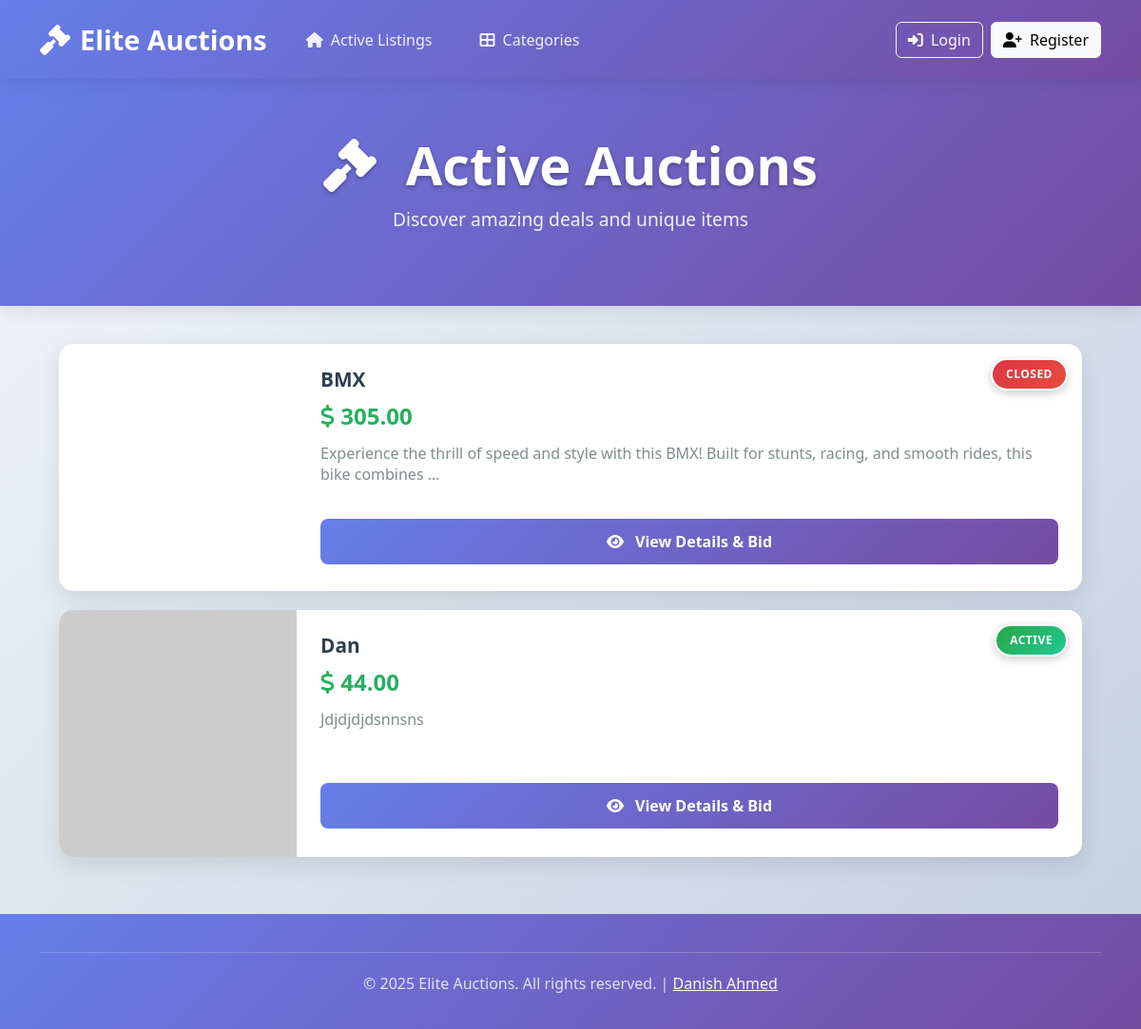
The page / on the database its author committed.
### auctions/models.py (models this page shows, shortened)
class Listing(models.Model):
    title=models.CharField(max_length=64)
    desc=models.TextField()
    url=models.URLField(blank=True)
    is_active = models.BooleanField(default=True)
    owner = models.ForeignKey("User", on_delete=models.CASCADE)
    winner = models.ForeignKey(User, on_delete=models.SET_NULL, null=True, blank=True, related_name="won_listings")
    category=models.CharField(max_length=64,blank=True,choices=[
        ("Fashion", "Fashion"),
        ("Toys", "Toys"),
        ("Electronics", "Electronics"),
        ("Home", "Home"),
        ]
    )

class Bid(models.Model):
    amount = models.DecimalField(max_digits=20,decimal_places=2)
    bidmaker = models.ForeignKey("User", on_delete=models.CASCADE)
    listing = models.ForeignKey("Listing", on_delete=models.CASCADE, related_name="bids")

### auctions/views.py (the view)
# urls.py: path("", views.index, name="index"),
def index(request):
    allListings = Listing.objects.all()
    listings_with_bids = []
    for listing in allListings:
            current_bid = listing.bids.last().amount if listing.bids.last() else "No bids yet"
            listings_with_bids.append((listing, current_bid))
    return render(request, "auctions/index.html", {
        "listings_with_bids": listings_with_bids
    })

### auctions/templates/auctions/index.html (shortened to what this page needs)
{% extends "auctions/layout.html" %}
{% load static %}
{% block head %}
<link href="https://cdnjs.cloudflare.com/ajax/libs/font-awesome/6.4.0/css/all.min.css" rel="stylesheet">
{% endblock %}
{% block body %}
<div class="main-header">
    <div class="container">
        <h2 class="display-4">
            <i class="fas fa-gavel me-3"></i>
            Active Auctions
        </h2>
        <p>Discover amazing deals and unique items</p>
    </div>
</div>
<div class="container">
    {% if listings_with_bids %}
    <div class="horizontal-cards">
        {% for listing, current_bid in listings_with_bids %}
        <div class="horizontal-card">
            <span class="status-badge {% if listing.is_active %}status-active{% else %}status-closed{% endif %}">
                {% if listing.is_active %}ACTIVE{% else %}CLOSED{% endif %}
            </span>
            <div class="card-image" style="background-image: url('{% firstof listing.url "https://via.placeholder.com/300x200?text=No+Image" %}')">
            </div>
            <div class="card-content">
                <div>
                    <h5 class="card-title">{{ listing.title }}</h5>
                    <p class="card-price">
                        <i class="fas fa-dollar-sign"></i> {{ current_bid|floatformat:2 }}
                    </p>
                    <p class="card-description">{{ listing.desc|truncatechars:120 }}</p>
                </div>
                <div class="card-actions">
                    <a href="{% url 'listing' listing.pk %}" class="btn btn-primary-modern btn-modern">
                        <i class="fas fa-eye me-2"></i> View Details & Bid
                    </a>
                </div>
            </div>
        </div>
        {% endfor %}
    </div>
    {% else %}
    <div class="empty-state">
        <i class="fas fa-box-open"></i>
        <h4>No Active Listings</h4>
        <p class="text-muted">Check back later for exciting new auctions!</p>
    </div>
    {% endif %}
</div>
{% endblock %}

### auctions/static/auctions/styles.css (style rules this page uses)
:root { --primary-gradient: linear-gradient(135deg, #667eea 0%, #764ba2 100%); --success-gradient: linear-gradient(135deg, #4facfe 0%, #00f2fe 100%); --danger-gradient: linear-gradient(135deg, #fa709a 0%, #fee140 100%); --card-shadow: 0 8px 25px rgba(0, 0, 0, 0.1); --card-shadow-hover: 0 15px 35px rgba(0, 0, 0, 0.15); }
body { background: linear-gradient(135deg, #f5f7fa 0%, #c3cfe2 100%); font-family: 'Segoe UI', Tahoma, Geneva, Verdana, sans-serif; min-height: 100vh; }
.main-header { background: var(--primary-gradient); padding: 60px 0; margin-bottom: 40px; color: white; text-align: center; box-shadow: 0 4px 20px rgba(0, 0, 0, 0.1); }
.horizontal-cards { display: flex; flex-direction: column; gap: 20px; max-width: 1200px; margin: 0 auto; padding: 0 20px; }
.horizontal-card { background: white; border-radius: 15px; box-shadow: var(--card-shadow); overflow: hidden; transition: all 0.3s ease; display: flex; height: 200px; }
.horizontal-card .card-image { width: 250px; height: 100%; background-size: cover; background-position: center; position: relative; }
.status-active { background: var(--success-gradient); }
.status-closed { background: var(--danger-gradient); }
.horizontal-card .card-content { flex: 1; padding: 25px; display: flex; flex-direction: column; justify-content: space-between; }
.horizontal-card .card-title { font-size: 1.3rem; font-weight: 600; color: #2c3e50; margin-bottom: 8px; }
.horizontal-card .card-price { font-size: 1.5rem; font-weight: 700; color: #27ae60; margin-bottom: 10px; }
.horizontal-card .card-description { color: #7f8c8d; line-height: 1.4; margin-bottom: 15px; flex-grow: 1; }
.horizontal-card .card-actions { margin-top: auto; }
.btn-modern { padding: 12px 24px; border-radius: 8px; font-weight: 600; border: none; transition: all 0.3s ease; text-decoration: none; display: inline-block; text-align: center; }
.btn-primary-modern { background: var(--primary-gradient); color: white; }

### auctions/templates/auctions/index.html (style rules this page uses)
.main-header { background: linear-gradient(135deg, #667eea 0%, #764ba2 100%); padding: 60px 0; margin-bottom: 40px; color: white; text-align: center; box-shadow: 0 4px 20px rgba(0, 0, 0, 0.1); }
.main-header h2 { font-weight: 700; text-shadow: 0 2px 4px rgba(0, 0, 0, 0.3); margin: 0; }
.main-header p { font-size: 1.2rem; opacity: 0.9; margin-top: 10px; }
.horizontal-cards { display: flex; flex-direction: column; gap: 20px; max-width: 1200px; margin: 0 auto; padding: 0 20px; }
.horizontal-card { background: white; border-radius: 15px; box-shadow: 0 8px 25px rgba(0, 0, 0, 0.1); overflow: hidden; transition: all 0.3s ease; display: flex; min-height: 260px; position: relative; }
.horizontal-card .card-image { width: 250px; height: 100%; min-height: 260px; background-size: cover; background-position: center; flex-shrink: 0; }
.horizontal-card .card-content { flex: 1; padding: 25px 25px 15px 25px; display: flex; flex-direction: column; justify-content: space-between; min-height: 260px; }
.horizontal-card .card-title { font-size: 1.3rem; font-weight: 600; color: #2c3e50; margin-bottom: 8px; }
.horizontal-card .card-price { font-size: 1.5rem; font-weight: 700; color: #27ae60; margin-bottom: 10px; }
.horizontal-card .card-description { color: #7f8c8d; line-height: 1.4; margin-bottom: 15px; flex-grow: 1; }
.horizontal-card .card-actions { margin-top: auto; padding: 20px 0 15px 0; }
.btn-modern { padding: 12px 24px; border-radius: 8px; font-weight: 600; border: none; transition: all 0.3s ease; text-decoration: none; display: inline-block; text-align: center; width: 100%; box-sizing: border-box; }
.btn-primary-modern { background: linear-gradient(135deg, #667eea 0%, #764ba2 100%); color: white; }
.status-badge { position: absolute; top: 15px; right: 15px; z-index: 10; padding: 6px 14px; border-radius: 20px; font-size: 0.75rem; font-weight: 700; text-transform: uppercase; letter-spacing: 0.5px; box-shadow: 0 3px 10px rgba(0, 0, 0, 0.2); border: 2px solid white; }
.status-active { background: linear-gradient(135deg, #28a745, #20c997); color: white; }
.status-closed { background: linear-gradient(135deg, #dc3545, #e74c3c); color: white; }

### rows shown on the page
Listing: is_active "CLOSED", title "BMX", amount "305.00", desc "Experience the thrill of speed and style with this BMX! Built for stunts, racing, and smooth rides, this bike combines …"
Listing: is_active "ACTIVE", title "Dan", amount "44.00", desc "Jdjdjdjdsnnsns"
